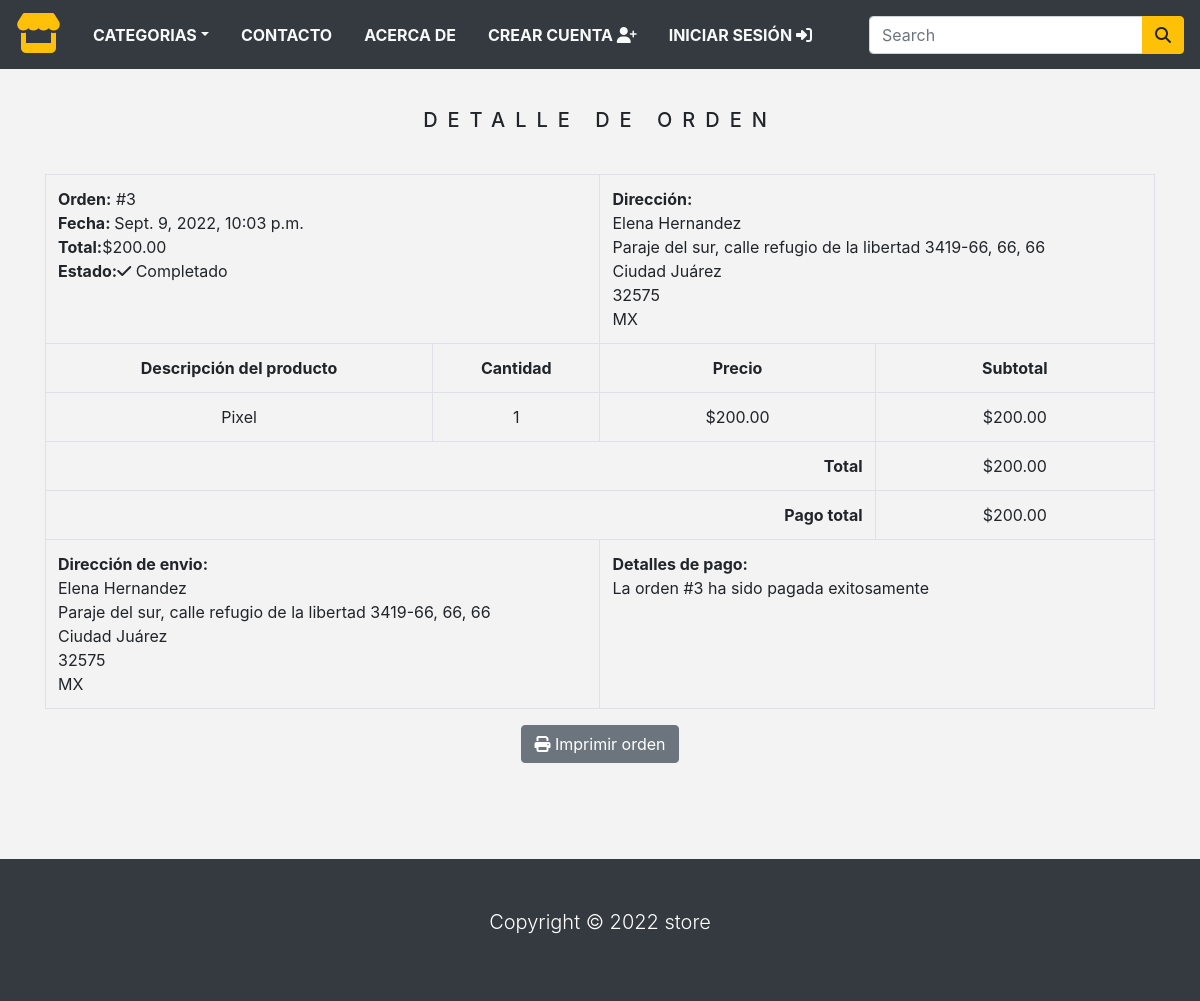
The app's page /order/3 (signed in) with its own data.
### store/models.py (models this page shows, shortened)
class Order(models.Model):
    token = models.CharField(max_length=250, blank=True)
    total = models.DecimalField(max_digits=10, decimal_places=2, verbose_name='USD Order Total')
    emailAddress = models.EmailField(max_length=250, blank=True, verbose_name='Email Address')
    created = models.DateTimeField(auto_now_add=True)
    billingName = models.CharField(max_length=250, blank=True)
    billingAddress1 = models.CharField(max_length=250, blank=True)
    billingCity = models.CharField(max_length=250, blank=True)
    billingPostcode = models.CharField(max_length=250, blank=True)
    billingCountry = models.CharField(max_length=250, blank=True)
    shippingName = models.CharField(max_length=250, blank=True)
    shippingAddress1 = models.CharField(max_length=250, blank=True)
    shippingCity = models.CharField(max_length=250, blank=True)
    shippingPostcode = models.CharField(max_length=250, blank=True)
    shippingCountry = models.CharField(max_length=250, blank=True)
    class Meta:
        db_table = 'Order'
        ordering = ['-created']

class OrderItem(models.Model):
    product = models.CharField(max_length=250)
    quantity = models.IntegerField()
    price = models.DecimalField(max_digits=10, decimal_places=2, verbose_name='USD Price')
    order = models.ForeignKey(Order, on_delete=models.CASCADE)
    class Meta:
        db_table = 'OrderItem'
    def sub_total(self):
        return self.quantity * self.price

### store/views.py (the view)
# urls.py: path('order/<int:order_id>', views.viewOrder, name='order_detail'),
@login_required(redirect_field_name='next', login_url='signin')
def viewOrder(request, order_id):
    if request.user.is_authenticated:
        email = str(request.user.email)
        order = Order.objects.get(id=order_id, emailAddress=email)
        order_items = OrderItem.objects.filter(order=order)
    return render(request, 'order_detail.html', {'order': order, 'order_items': order_items})

### store/context_processors.py (called while the page is built)
def counter(request):
    item_count = 0
    if 'admin' in request.path:
        return {}
    else:
        try:
            cart = Cart.objects.filter(cart_id=_cart_id(request))
            cart_items = CartItem.objects.all().filter(cart=cart[:1])
            for cart_item in cart_items:
                item_count += cart_item.quantity
        except Cart.DoesNotExist:
            item_count = 0
    return dict(item_count=item_count)

def menu_links (request):
    links = Category.objects.all()
    return dict(links=links)

### store/models.py (called while the page is built)
    def get_url(self):
        return reverse('products_by_category', args=[self.slug])

### store/views.py (called while the page is built)
def _cart_id(request):
    cart = request.session.session_key
    if not cart:
        cart = request.session.create()
    return cart

### store/templates/order_detail.html (shortened to what this page needs)
{% extends 'base.html' %}
{% load static %}
{% block content %}
    <div class="container">
    <div class="text-center">
      <br>
      <h1 class="text-center product_title">
        Detalle de orden
      </h1>
      <br>
      <table class="table table-bordered">
        <tr>
          <td class="text-left" colspan="2">
            <b>Orden:</b> #{{ order.id }} <br>
            <b>Fecha: </b>{{ order.created }} <br>
            <b>Total:</b>${{ order.total }} <br>
            <b>Estado:</b><i class="fas fa-check"></i> Completado
          </td>
          <td class="text-left" colspan="2">
            <b>Dirección: </b> <br>
            {{ order.billingName }} <br>
            {{ order.billingAddress1 }} <br>
            {{ order.billingCity }} <br>
            {{ order.billingPostcode }} <br>
            {{ order.billingCountry }} <br>
          </td>
        </tr>
        <tr>
          <td><b>Descripción del producto</b></td>
          <td><b>Cantidad</b></td>
          <td><b>Precio</b></td>
          <td><b>Subtotal</b></td>
        </tr>
        {% for item in order_items %}
          <tr>
            <td>{{ item.product }}</td>
            <td>{{ item.quantity }}</td>
            <td>${{ item.price }}</td>
            <td>${{ item.sub_total }}</td>
          </tr>
        {% endfor %}
        <tr>
          <td class="text-right" colspan="3"><b>Total</b></td>
          <td>${{ order.total }}</td>
        </tr>
        <tr>
          <td class="text-right" colspan="3"><b>Pago total </b></td>
          <td>${{ order.total }}</td>
        </tr>
        <tr>
          <td class="text-left" colspan="2">
            <b>Dirección de envio:</b> <br>
            {{ order.shippingName }} <br>
            {{ order.shippingAddress1 }} <br>
            {{ order.shippingCity }} <br>
            {{ order.shippingPostcode }} <br>
            {{ order.shippingCountry }} <br>
          </td>
          <td class="text-left" colspan="2">
            <b>Detalles de pago:</b> <br>
            La orden #{{ order.id }} ha sido pagada exitosamente
          </td>
        </tr>
      </table>
      <button class="btn btn-secondary" onclick="window.print();">
        <i class="fas fa-print"></i>
       Imprimir orden
      </button>
    </div>
  </div>
    <br><br>
{% endblock %}

### store/static/css/base.css (style rules this page uses)
body { background-color: #f3f3f3; }
.product_title { font-size: 20px; text-transform: uppercase; letter-spacing: 0.5em; padding-top: 15px; padding-bottom: 10px; }

### records on screen
Order: id "3", created "Sept. 9, 2022, 10:03 p.m.", total "200.00", billingName "Elena Hernandez", billingAddress1 "Paraje del sur, calle refugio de la libertad 3419-66, 66, 66", billingCity "Ciudad Juárez", billingPostcode "32575", billingCountry "MX", shippingName "Elena Hernandez", shippingAddress1 "Paraje del sur, calle refugio de la libertad 3419-66, 66, 66", shippingCity "Ciudad Juárez", shippingPostcode "32575", shippingCountry "MX"
OrderItem: product "Pixel", quantity "1", price "200.00", sub_total "200.00"
